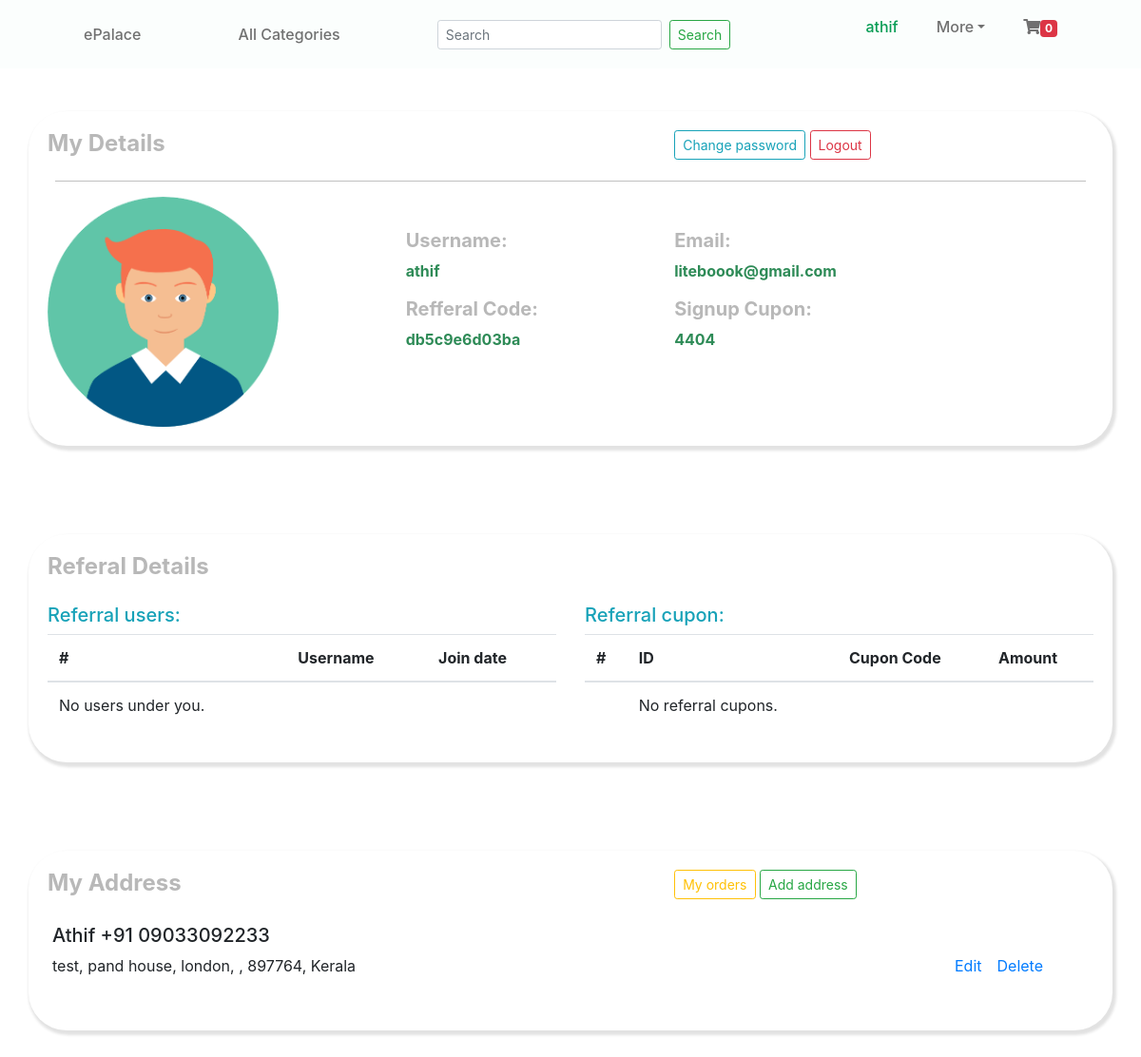
The app's page /profile/2 (signed in) with its own data.
### user_panel/models.py (models this page shows, shortened)
class ProfileImage(models.Model):
    user = models.ForeignKey(User, on_delete=models.CASCADE)
    image = models.ImageField(upload_to='profile_imgs')
    created_at = models.DateTimeField(auto_now_add=True)

class Address(models.Model):
    user = models.ForeignKey(User, on_delete=models.CASCADE)
    name = models.CharField(max_length=25)
    mobile_number = models.CharField(max_length=12)
    pincode = models.CharField(max_length=6)
    address = models.CharField(max_length=245)
    city = models.CharField(max_length=100)
    state = models.CharField(max_length=100, choices=state)
    landmark = models.CharField(max_length=100, null=True, blank=True)
    address_type = models.CharField(max_length=5, choices=address_type)

### accounts/models.py (models this page shows, shortened)
class RefLink(models.Model):
    user = models.OneToOneField(User, on_delete=models.CASCADE)
    code = models.CharField(max_length=12, blank=True)
    recommended_by = models.ForeignKey(User, on_delete=models.CASCADE, null=True, blank=True, related_name='ref_by')
    updated = models.DateTimeField(auto_now=True)
    created_at = models.DateTimeField(auto_now_add=True)

### admin_panel/models.py (models this page shows, shortened)
class SignupCupon(models.Model):
    offer_for = models.CharField(max_length=20, default="Referral offer")
    cupon_code = models.CharField(max_length=50, unique=True)
    offer_price = models.PositiveIntegerField()
    is_active = models.BooleanField(default=False)
    which_user = models.OneToOneField(User, related_name="which_user_signup", on_delete=models.CASCADE, null=True, blank=True)
    taken_user = models.ForeignKey(User, related_name="signup_cupon_taken_user", on_delete=models.CASCADE, null=True, blank=True)
    create_at = models.DateTimeField(auto_now_add=True)

### user_panel/views.py (the view)
# urls.py: path('profile/<int:id>', views.profile, name="profile"),
def profile(request, id):
    user = User.objects.get(id=id)
    profile_img = ProfileImage.objects.all()
    for p_img in profile_img:
        if p_img.user == request.user:
            profile_image = ProfileImage.objects.get(user=user)
            break
        else:
            profile_image = None
    all_adrs = Address.objects.all()
    for add in all_adrs:
        if add.user == request.user:
            address = Address.objects.filter(user=user)
            address_count = address.count()
            break
        else:
            address = None
            address_count = 0
    referral_link = RefLink.objects.all()
    for rfr_lnk in referral_link:
        if rfr_lnk.user == request.user:
            referral_code = RefLink.objects.get(user=user)
            referral_code_itarable = RefLink.objects.filter(recommended_by=user)
            break
        else:
            referral_code_itarable = None
            referral_code = None
    signup = SignupCupon.objects.all()
    for sc in signup:
        if sc.which_user == request.user:
            signup_cupon = SignupCupon.objects.get(which_user=request.user)
            break
        else:
            signup_cupon = None
    referral = ReferralCupon.objects.all()
    for rf in referral:
        if rf.which_user == request.user:
            referral_cupon = ReferralCupon.objects.filter(which_user=request.user)
            break
        else:
            referral_cupon = None
    context = {
        'user':user,
        'profile_image':profile_image,
        'address':address,
        'address_count':address_count,
        'referral_code':referral_code,
        'referral_code_itarable':referral_code_itarable,
        'signup_cupon':signup_cupon,
        'referral_cupon':referral_cupon,
    }
    return render(request, 'User/profile.html', context)
    return render(request, 'User/profile.html')

### user_panel/context_processor.py (called while the page is built)
def counter(request):
    cart_count = 0
    if 'admin' in request.path:
        return {}
    else:
        try:
            cart = Cart.objects.filter(cart_id=_cart_session_id(request))
            if request.user.is_authenticated:
                cart_items = CartItem.objects.all().filter(user=request.user)
            else:
                cart_items = CartItem.objects.all().filter(cart=cart[:1])
            for cart_item in cart_items:
                cart_count += cart_item.quantity
        except Cart.DoesNotExist:
            cart_count = 0
    return dict(cart_count=cart_count)

### user_panel/views.py (called while the page is built)
def _cart_session_id(request):
    cart = request.session.session_key
    if not cart:
        cart = request.session.create()
    return cart

### templates/User/profile.html (shortened to what this page needs)
{% extends 'User/base.html' %}
{% load static %}
{% block content %}
<div class="container">
    <div class="row">
        <div class="col-md-12" id="top-div">
            <div class="row">
                <div class="col-md-7">
                    <h4 id="title">My Details</h4>
                </div>
                <div class="col-md-5">
                    <button class="btn btn-outline-info btn-sm" id="prf-btn-1">Change password</button>
                    <a href="{% url 'logout' %}"><button class="btn btn-outline-danger btn-sm" id="prf-btn-2">Logout</button></a>
                </div>
                <hr>
                <div class="col-md-4" id="img">
                    {% if profile_image.image %}
                    <img src="{{ profile_image.image.url }}" class="image" width="200px" height="200px" alt="{{ error }}">
                    {% else %}
                    <img src="/assets/img/avatar.png" class="image" width="200px" height="200px" alt="">
                    {% endif %}
                </div>
                <div class="col-md-3" id="between-div">
                    <h5 id="title">Username:</h5>
                    <p id="sub-txt">{{ user.username }}</p>
                    <h5 id="title">Refferal Code:</h5>
                    {% if referral_code %}
                        <p id="sub-txt">{{ referral_code.code }}</p>
                    {% else %}
                        <p id="sub-txt">Not generated</p>
                        {% endif %}
                    </div>
                    <div class="col-md-3" id="between-div">
                        <h5 id="title">Email:</h5>
                        <p id="sub-txt">{{ user.email }}</p>
                        <h5 id="title">Signup Cupon:</h5>
                        {% if signup_cupon %}
                            <p id="sub-txt">{{ signup_cupon.cupon_code }}</p>
                        {% else %}
                            <p id="sub-txt">No signup cupon.
                                <br><span class="text-sm" id="perhaps">*perhaps you joined with no refertal code or already you used it.</span>
                            </p>
                        {% endif %}
                </div>
            </div>
        </div>
        <div class="col-md-12" id="top-div">
            <div class="row">
                <div class="col-md-12 mb-3">
                    <h4 id="title">Referal Details</h4>
                </div>
                <div class="col-md-6">
                    <h5 class="text-info">Referral users:</h5>
                    <table class="table">
                        <thead>
                            <tr>
                                <th scope="col">#</th>
                                <th scope="col">Username</th>
                                <th scope="col">Join date</th>
                            </tr>
                        </thead>
                        <tbody>
                        {% if referral_code_itarable %}
                        {% for rid in referral_code_itarable %}
                          <tr>
                            <th scope="row">{{ forloop.counter }}</th>
                            <td>{{ rid.user }}</td>
                            <td>{{ rid.created_at }}</td>
                          </tr>
                          {% endfor %}
                          {% else %}
                            <tr>
                                <td>No users under you.</td>
                            </tr>
                          {% endif %}
                        </tbody>
                      </table>
                </div>
                <div class="col-md-6">
                    <h5 class="text-info">Referral cupon:</h5>
                    <table class="table">
                        <thead>
                            <tr>
                                <th scope="col">#</th>
                                <th scope="col">ID</th>
                                <th scope="col">Cupon Code</th>
                                <th scope="col">Amount</th>
                            </tr>
                        </thead>
                        <tbody>
                        {% if referral_cupon %}
                        {% for rfr in referral_cupon %}
                          <tr>
                            <th scope="row">{{ forloop.counter }}</th>
                            <td>{{ rfr.id }}</td>
                            <td>{{ rfr.cupon_code }}</td>
                            <td>&#8377;{{ rfr.offer_price }}/-</td>
                          </tr>
                          {% endfor %}
                          {% else %}
                            <tr>
                                <td></td>
                                <td>No referral cupons.</td>
                            </tr>
                          {% endif %}
                        </tbody>
                      </table>
                </div>
            </div>
        </div>
        <div class="col-md-12" id="top-div">
            <div class="row">
                <div class="col-md-7">
                    <h4 id="title">My Address</h4>
                </div>
                <div class="col-md-5">
                    <a href="{% url 'order' %}"><button class="btn btn-outline-warning btn-sm">My orders</button></a>
                    <a href="{% url 'add_address' user.id %}"><button class="btn btn-outline-success btn-sm">Add address</button></a>
                </div>
                {% for adrs in address %}
                <div class="col-md-12" id="div-bottom">
                    <h5>{{ adrs.name }} +91 {{ adrs.mobile_number }}</h5>
                    <p>
                        {{ adrs.address }}, {{ adrs.sity }}, {{ adrs.pincode }}, {{ adrs.state }}
                        <a href="{% url 'delete_address' adrs.id %}" class="float-right mr-5">Delete</a>
                        <a href="{% url 'edit_address' adrs.id %}" class="float-right mr-3">Edit</a>
                    </p>
                </div>
                {% endfor %}
            </div>
        </div>
    </div>
</div>
{% endblock content %}

### templates/User/base.html (shortened to what this page needs)
{% load static %}
<!DOCTYPE html>
<html lang="en">
    <head>
        <link href="https://cdn.jsdelivr.net/npm/boxicons@2.0.5/css/boxicons.min.css" rel='stylesheet'>
        <link rel="stylesheet" href="{% static '../assets/css/user_styles.css' %}">
        <link rel="stylesheet" href="https://maxcdn.bootstrapcdn.com/bootstrap/4.0.0/css/bootstrap.min.css">
        <link rel="stylesheet" href="https://pro.fontawesome.com/releases/v5.10.0/css/all.css"/>
    </head>
    <body>
        <header class="l-header" id="header">
            <nav class="nav bd-container">
                <a href="{% url 'user_home' %}" class="nav__logo">ePalace</a>
                <a href="{% url 'category_wised_product' %}" class="nav__link">All Categories</a>
                <form class="form-inline my-2 my-lg-0" method="GET" action="{% url 'search' %}">
                    <input class="form-control form-control-sm mr-sm-2" name="keyword" type="search" placeholder="Search" aria-label="Search">
                    <button class="btn btn-outline-success btn-sm my-2 my-sm-0" type="submit">Search</button>
                  </form>
                <div class="nav__menu" id="nav-menu">
                    <ul class="nav__list">
                        {% if user.is_authenticated %}
                        <li class="nav__item"><a href="" class="nav__link active-link"> {{ user.username }}</a></li>
                        <li class="nav__item dropdown">
                            <a class="nav__link dropdown-toggle" href="#" id="navbarDropdown" role="button" data-toggle="dropdown" aria-haspopup="true" aria-expanded="false" >More</a>
                        </li>
                        <li class="nav__item"><a href="{% url 'cart' %}" class="nav__link"><i class="fas fa-shopping-cart"></i><span class="badge badge-danger">{{ cart_count }}</span></a></li>
                        {% endif %}
                    </ul>
                </div>
            </nav>
        </header>
        {% block content %}
        {% endblock content %}
    </body>
</html>

### static/css/user_styles.css (style rules this page uses)
:root { --header-height: 3rem; --first-color: #069C54; --first-color-alt: #048654; --title-color: #393939; --text-color: #707070; --text-color-light: #A6A6A6; --body-color: #FBFEFD; --container-color: #FFFFFF; --body-font: 'Poppins', sans-serif; --biggest-font-size: 2.25rem; --h1-font-size: 1.5rem; --h2-font-size: 1.25rem; --h3-font-size: 1rem; --normal-font-size: .938rem; --small-font-size: .813rem; --smaller-font-size: .75rem; --font-medium: 500; --font-semi-bold: 600; --mb-1: .5rem; --mb-2: 1rem; --mb-3: 1.5rem; --mb-4: 2rem; --mb-5: 2.5rem; --mb-6: 3rem; --z-tooltip: 10; --z-fixed: 100; }
@media screen and (min-width: 768px) { :root { --biggest-font-size: 4rem; --h1-font-size: 2.25rem; --h2-font-size: 1.5rem; --h3-font-size: 1.25rem; --normal-font-size: 1rem; --small-font-size: .875rem; --smaller-font-size: .813rem; } }
*,::before,::after { box-sizing: border-box; }
html { scroll-behavior: smooth; }
body { margin: var(--header-height) 0 0 0; font-family: var(--body-font); font-size: var(--normal-font-size); background-color: var(--body-color); color: var(--text-color); line-height: 1.6; }
h1,h2,h3,p,ul { margin: 0; }
ul { padding: 0; list-style: none; }
a { text-decoration: none; }
img { max-width: 100%; height: auto; }
.bd-container { max-width: 960px; width: calc(100% - 2rem); margin-left: var(--mb-2); margin-right: var(--mb-2); }
.l-header { width: 100%; position: fixed; top: 0; left: 0; z-index: var(--z-fixed); background-color: var(--body-color); }
.nav { max-width: 1024px; height: var(--header-height); display: flex; justify-content: space-between; align-items: center; }
.nav__item { margin-bottom: var(--mb-2); }
.nav__link, .nav__logo, .nav__toggle { color: var(--text-color); font-weight: var(--font-medium); }
.nav__link { transition: .3s; }
.active-link { color: var(--first-color); }
@media screen and (min-width: 768px) { body { margin: 0; } }
@media screen and (min-width: 768px) { .nav { height: calc(var(--header-height) + 1.5rem); } }
@media screen and (min-width: 768px) { .nav__list { display: flex; } }
@media screen and (min-width: 768px) { .nav__item { margin-left: var(--mb-5); margin-bottom: 0; } }
@media screen and (min-width: 960px) { .bd-container { margin-left: auto; margin-right: auto; } }
hr { border: 0; clear:both; display:block; width: 96%; background-color:#d6d6d6; height: 1px; }

### templates/User/profile.html (style rules this page uses)
#div-bottom { padding: 20px; }
#between-div { margin-top: 3%; }
#title { font-weight: bold; color: rgb(184, 184, 184); }
#sub-txt { color: seagreen; font-weight: bold; }
a { text-decoration: none; }
#top-div { background: rgb(255, 255, 255); margin-top: 93px; border-radius: 40px; box-shadow: 2px 3px 3px 2px #e2e2e2; padding: 20px; }
.image { opacity: 1; display: block; width: 70%; height: auto; transition: .5s ease; backface-visibility: hidden; }

### records on screen
ProfileImage: image (picture)
RefLink: code "db5c9e6d03ba"
SignupCupon: cupon_code "4404"
Address: name "Athif", mobile_number "09033092233", address "test, pand house, london", pincode "897764", state "Kerala"

### other values on screen
{{ user.username }} "athif"
{{ cart_count }} "0"
{{ user.email }} "liteboook@gmail.com"
